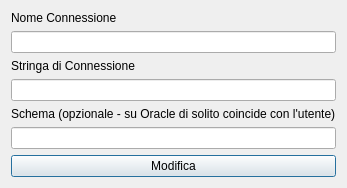
<?xml version="1.0" encoding="UTF-8"?>
<ui version="4.0">
 <class>EditConnectionDialog</class>
 <widget class="QDialog" name="EditConnectionDialog">
  <layout class="QVBoxLayout" name="verticalLayout">
   <item>
    <widget class="QLabel" name="label_conn_name">
     <property name="text">
      <string>Nome Connessione</string>
     </property>
    </widget>
   </item>
   <item>
    <widget class="QLineEdit" name="conn_name_input"/>
   </item>
   <item>
    <widget class="QLabel" name="label_conn_string">
     <property name="text">
      <string>Stringa di Connessione</string>
     </property>
    </widget>
   </item>
   <item>
    <widget class="QLineEdit" name="conn_string_input"/>
   </item>
   <item>
    <widget class="QLabel" name="label_schema">
     <property name="text">
      <string>Schema (opzionale - su Oracle di solito coincide con l'utente)</string>
     </property>
    </widget>
   </item>
   <item>
    <widget class="QLineEdit" name="schema_input"/>
   </item>
   <item>
    <widget class="QPushButton" name="edit_button">
     <property name="text">
      <string>Modifica</string>
     </property>
    </widget>
   </item>
  </layout>
 </widget>
 <resources/>
 <connections/>
</ui>
